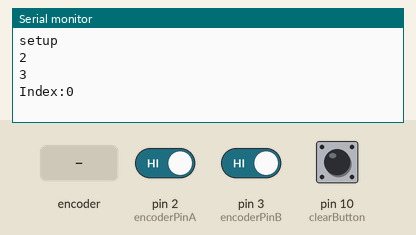
Recording of a sketch running on a simulated Arduino Uno, built with avr-gcc and run on an emulated ATmega328P. On the bench: the last lines printed to the serial monitor. Inputs (shaded band) come from the test bench; at power-on: pin 2 (encoderPinA) HIGH, pin 3 (encoderPinB) HIGH, pin 10 (clearButton) HIGH.

Above: at 1.2 s.
1.3 s: rotary encoder on pin 2 (encoderPinA) / pin 3 (encoderPinB) turned 1 step (first pin leading)
At 1.8 s:
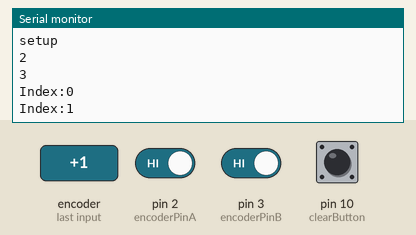
3.0 s: rotary encoder on pin 2 (encoderPinA) / pin 3 (encoderPinB) turned 1 step (first pin leading)
At 4.3 s:
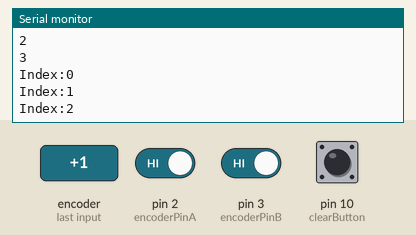

The sketch:

rotaryEncoder.ino
```cpp
/* interrupt routine for Rotary Encoders


   The average rotary encoder has three pins, seen from front: A C B
   Clockwise rotation A(on)->B(on)->A(off)->B(off)
   CounterCW rotation B(on)->A(on)->B(off)->A(off)

   and may be a push switch with another two pins, pulled low at pin 8 in this case


*/

// usually the rotary encoders three pins have the ground pin in the middle
enum PinAssignments {
  encoderPinA = 2,   // right (labeled DT on our decoder, yellow wire)
  encoderPinB = 3,   // left (labeled CLK on our decoder, green wire)
  clearButton = 10    // switch (labeled SW on our decoder, orange wire)
// connect the +5v and gnd appropriately
};

volatile unsigned int encoderPos = 0;  // a counter for the dial
unsigned int lastReportedPos = 1;   // change management
static boolean rotating=false;      // debounce management

// interrupt service routine vars
boolean A_set = false;
boolean B_set = false;


void setup() {

  Serial.begin(57600);
  Serial.println("setup");

  Serial.println(encoderPinA);
  Serial.println(encoderPinB);


  pinMode(encoderPinA, INPUT_PULLUP); // new method of enabling pullups
  pinMode(encoderPinB, INPUT_PULLUP);
  pinMode(clearButton, INPUT_PULLUP);
 // turn on pullup resistors (old method)
  //digitalWrite(encoderPinA, HIGH);
 // digitalWrite(encoderPinB, HIGH);
 // digitalWrite(clearButton, HIGH);

// encoder pin on interrupt 0 (pin 2)
  attachInterrupt(0, doEncoderA, CHANGE);
// encoder pin on interrupt 1 (pin 3)
  attachInterrupt(1, doEncoderB, CHANGE);

  //Serial.begin(9600);  // output
}

// main loop, work is done by interrupt service routines, this one only prints stuff
void loop() {
  rotating = true;  // reset the debouncer

  if (lastReportedPos != encoderPos) {
    Serial.print("Index:");
    Serial.println(encoderPos, DEC);
    lastReportedPos = encoderPos;
  }
  if (digitalRead(clearButton) == LOW )  {
    encoderPos = 0;
  }
}

// Interrupt on A changing state
void doEncoderA(){
  // debounce
  if ( rotating ) delay (1);  // wait a little until the bouncing is done

  // Test transition, did things really change?
  if( digitalRead(encoderPinA) != A_set ) {  // debounce once more
    A_set = !A_set;

    // adjust counter + if A leads B
    if ( A_set && !B_set )
      encoderPos += 1;

    rotating = false;  // no more debouncing until loop() hits again
  }
}

// Interrupt on B changing state, same as A above
void doEncoderB(){
  if ( rotating ) delay (1);
  if( digitalRead(encoderPinB) != B_set ) {
    B_set = !B_set;
    //  adjust counter - 1 if B leads A
    if( B_set && !A_set )
      encoderPos -= 1;

    rotating = false;
  }
}
```

Measured:
- after the input at 1.3 s, the serial monitor: prints a new line after 0.05 s (image 1)
- after the input at 3.0 s, the serial monitor: prints a new line after 0.05 s (image 2)
